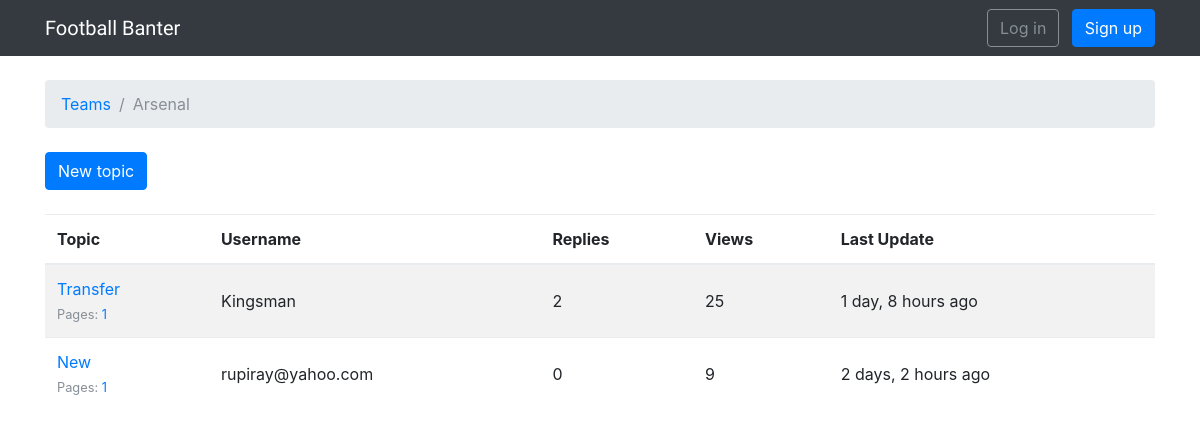
The app's page /boards/1/, older data.
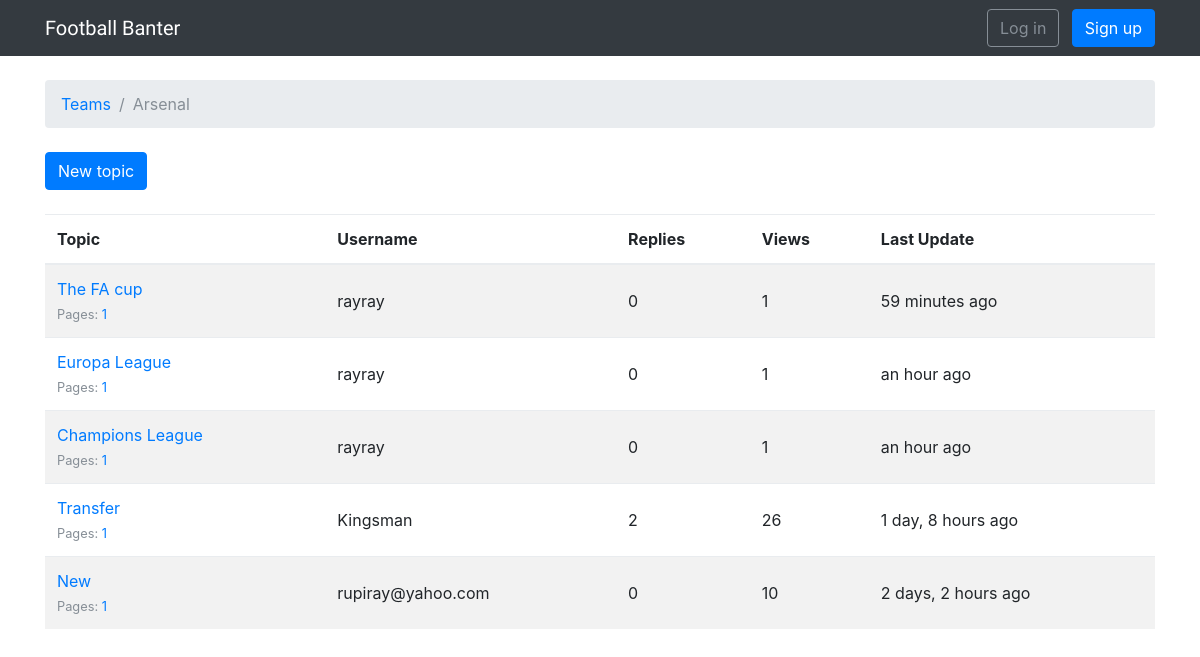
The same page, newer data.
### boards/models.py (models this page shows, shortened)
class Topic(models.Model):
    subject = models.CharField(max_length=255)
    last_updated = models.DateTimeField(auto_now_add=True)
    board = models.ForeignKey(Board, related_name='topics')
    starter = models.ForeignKey(User, related_name='topics')
    views = models.PositiveIntegerField(default=0)
    def get_page_count(self):
        count = self.posts.count()
        pages = count / 20
        return math.ceil(pages)
    def has_many_pages(self, count=None):
        if count is None:
            count = self.get_page_count()
        return count > 6
    def get_page_range(self):
        count = self.get_page_count()
        if self.has_many_pages(count):
            return range(1, 5)
        return range(1, count + 1)

### boards/views.py (the view)
# urls.py: url(r'^boards/(?P<pk>\d+)/$', views.TopicListView.as_view(), name='board_topics'),
class TopicListView(ListView):
    model = Topic
    context_object_name = 'topics'
    template_name = 'topics.html'
    paginate_by = 20
    def get_context_data(self, **kwargs):
        kwargs['board'] = self.board
        return super().get_context_data(**kwargs)
    def get_queryset(self):
        self.board = get_object_or_404(Board, pk=self.kwargs.get('pk'))
        queryset = self.board.topics.order_by('-last_updated').annotate(replies=Count('posts') - 1)
        return queryset

### templates/topics.html (shortened to what this page needs)
{% extends 'base.html' %}
{% load humanize %}
{% block breadcrumb %}
  <li class="breadcrumb-item"><a href="{% url 'home' %}">Teams</a></li>
  <li class="breadcrumb-item active">{{ board.name }}</li>
{% endblock %}
{% block content %}
  <div class="mb-4">
    <a href="{% url 'new_topic' board.pk %}" class="btn btn-primary">New topic</a>
  </div>
  <table class="table table-striped mb-4">
    <thead class="thead-inverse">
      <tr>
        <th>Topic</th>
        <th>Username</th>
        <th>Replies</th>
        <th>Views</th>
        <th>Last Update</th>
      </tr>
    </thead>
    <tbody>
      {% for topic in topics %}
        {% url 'topic_posts' board.pk topic.pk as topic_url %}
        <tr>
          <td>
            <p class="mb-0">
              <a href="{{ topic_url }}">{{ topic.subject }}</a>
            </p>
            <small class="text-muted">
              Pages:
              {% for i in topic.get_page_range %}
                <a href="{{ topic_url }}?page={{ i }}">{{ i }}</a>
              {% endfor %}
            </small>
          </td>
          <td class="align-middle">{{ topic.starter.username }}</td>
          <td class="align-middle">{{ topic.replies }}</td>
          <td class="align-middle">{{ topic.views }}</td>
          <td class="align-middle">{{ topic.last_updated|naturaltime }}</td>
        </tr>
      {% endfor %}
    </tbody>
  </table>
{% endblock %}

Row changes from the older to the newer data that the page shows:
added Topic: subject "The FA cup", get_page_range "1", starter.username "rayray", replies "0", views "1", last_updated "59 minutes ago"
added Topic: subject "Europa League", get_page_range "1", starter.username "rayray", replies "0", views "1", last_updated "an hour ago"
added Topic: subject "Champions League", get_page_range "1", starter.username "rayray", replies "0", views "1", last_updated "an hour ago"
changed Topic "Transfer": views "25" → "26"
changed Topic "New": views "9" → "10"
